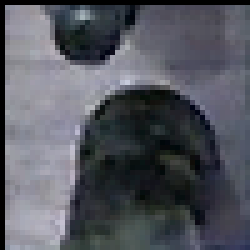
#> input picture chess_dataset/black_piece/square_0_5_3.png, 50 x 50 px (shown 5 times larger)
$ python -i preprocessing.py   (imports and definitions only)   (older library calls are emulated)
#> lines starting #> are read from the running program, lines starting #| are printed output that depends on the picture; after the words box and inside, x2 and y2 are one past the last pixel; in counts of white or black regions, pixels touching at a corner belong together
#> further down, picture is the input picture: shape (50, 50, 3); mean B, G, R 94.5, 86.2, 83.9
"""Shared preprocessing functions for chess-square vision models."""

import cv2
import numpy as np

IMG_SIZE = 64


def preprocess_square_baseline(square_img, img_size=IMG_SIZE, add_batch_dim=True):
    """Resize + normalize a square crop for baseline 3-channel models."""
    square_img = cv2.resize(square_img, (img_size, img_size))
    tensor = square_img.astype(np.float32) / 255.0
    if add_batch_dim:
        tensor = np.expand_dims(tensor, axis=0)
    return tensor


def preprocess_square_enhanced_v7(square_img, img_size=IMG_SIZE, add_batch_dim=True):
    """Build 5-channel tensor: BGR + center-masked edges + gradient magnitude."""
#> called with img_size = 64, add_batch_dim = True
    square_img = cv2.resize(square_img, (img_size, img_size))
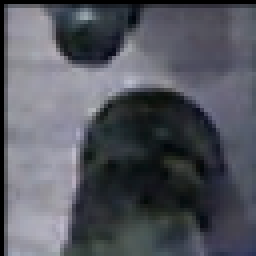
#> square_img: shape (64, 64, 3) (shown 4 times larger); mean of channels 0, 1, 2 94.2, 86, 83.6; drawn as B, G, R

    bgr = square_img.astype(np.float32) / 255.0
    gray = cv2.cvtColor(square_img, cv2.COLOR_BGR2GRAY)

    edges = cv2.Canny(gray, 100, 200).astype(np.float32) / 255.0
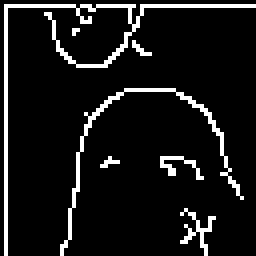
#> edges: shape (64, 64) float32 (shown 4 times larger); values 0 (black) and 1 (white), 8.8% white in thin lines or dots

    # Ignore board-line-heavy borders and focus on the center of each square.
    mask = np.ones_like(edges, dtype=np.float32)
    border = int(img_size * 0.15)
    mask[:border, :] = 0
    mask[-border:, :] = 0
    mask[:, :border] = 0
    mask[:, -border:] = 0
    edges = np.expand_dims(edges * mask, axis=-1)
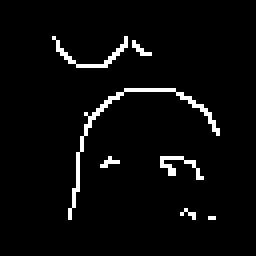
#> edges: shape (64, 64, 1) float32 (shown 4 times larger); values 0 (black) and 1 (white), 3.7% white in thin lines or dots, all inside (x1, y1, x2, y2) = (13, 9, 55, 55)

    sobelx = cv2.Sobel(gray, cv2.CV_64F, 1, 0, ksize=3)
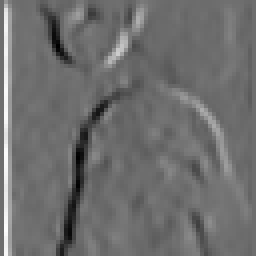
#> sobelx: shape (64, 64) float64 (shown 4 times larger); min -483, max 644, mean 4.6; drawn with min black and max white
    sobely = cv2.Sobel(gray, cv2.CV_64F, 0, 1, ksize=3)
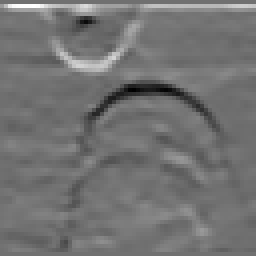
#> sobely: shape (64, 64) float64 (shown 4 times larger); min -477, max 600, mean 7.8; drawn with min black and max white
    gradient_mag = np.sqrt(sobelx**2 + sobely**2)
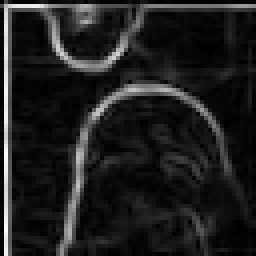
#> gradient_mag: shape (64, 64) float64 (shown 4 times larger); min 0, max 644.1, mean 79; drawn with min black and max white
    max_val = gradient_mag.max()
#> max_val = 644.1
    if max_val > 0:
        gradient_mag = (gradient_mag / max_val).astype(np.float32)
    else:
        gradient_mag = gradient_mag.astype(np.float32)
    gradient_mag = np.expand_dims(gradient_mag, axis=-1)

    tensor = np.concatenate([bgr, edges, gradient_mag], axis=-1)
    if add_batch_dim:
        tensor = np.expand_dims(tensor, axis=0)
    return tensor


PREPROCESSORS = {
    "baseline": preprocess_square_baseline,
    "enhanced_v7": preprocess_square_enhanced_v7,
}


def get_preprocessor(variant):
    """Return a preprocessing function by variant name."""
    try:
        return PREPROCESSORS[variant]
    except KeyError as exc:
        valid = ", ".join(sorted(PREPROCESSORS))
        raise ValueError(f"Unknown preprocessing variant '{variant}'. Valid options: {valid}") from exc

>>> import cv2
>>> picture = cv2.imread('../../chess_dataset/black_piece/square_0_5_3.png')
>>> result = preprocess_square_enhanced_v7(picture)

$ run again, on chess_dataset/black_piece/square_0_6_1.png
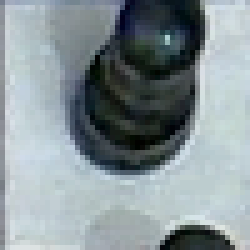
#> input picture chess_dataset/black_piece/square_0_6_1.png, 50 x 50 px (shown 5 times larger)
#> picture is the input picture: shape (50, 50, 3); mean B, G, R 151.3, 147.3, 135.4
#> in preprocess_square_enhanced_v7, `edges = cv2.Canny(gray, 100, 200).astype(np.float32) / 255.0`:
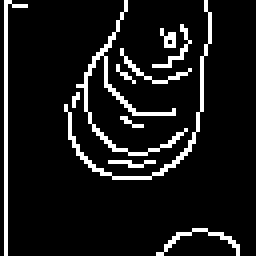
#> edges: shape (64, 64) float32 (shown 4 times larger); values 0 (black) and 1 (white), 9.4% white in thin lines or dots
#> in preprocess_square_enhanced_v7, `gradient_mag = np.sqrt(sobelx**2 + sobely**2)`:
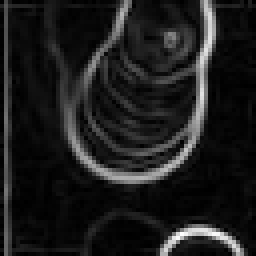
#> gradient_mag: shape (64, 64) float64 (shown 4 times larger); min 0, max 683.3, mean 78.7; drawn with min black and max white
#> max_val = 683.3

$ run again, on chess_dataset/black_piece/square_0_6_3.png
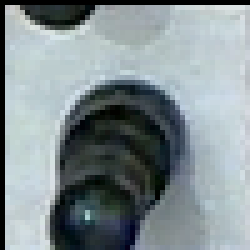
#> input picture chess_dataset/black_piece/square_0_6_3.png, 50 x 50 px (shown 5 times larger)
#> picture is the input picture: shape (50, 50, 3); mean B, G, R 145.7, 142, 130.5
#> in preprocess_square_enhanced_v7, `edges = cv2.Canny(gray, 100, 200).astype(np.float32) / 255.0`:
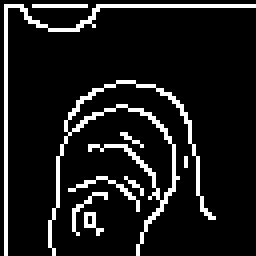
#> edges: shape (64, 64) float32 (shown 4 times larger); values 0 (black) and 1 (white), 10.6% white in thin lines or dots
#> in preprocess_square_enhanced_v7, `gradient_mag = np.sqrt(sobelx**2 + sobely**2)`:
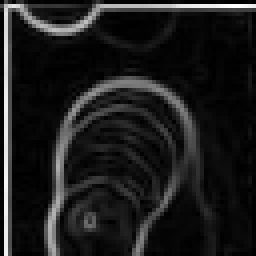
#> gradient_mag: shape (64, 64) float64 (shown 4 times larger); min 0, max 882, mean 99; drawn with min black and max white
#> max_val = 882

$ run again, on chess_dataset/black_piece/square_0_6_4.png
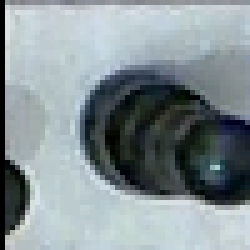
#> input picture chess_dataset/black_piece/square_0_6_4.png, 50 x 50 px (shown 5 times larger)
#> picture is the input picture: shape (50, 50, 3); mean B, G, R 148.6, 144.9, 133.3
#> in preprocess_square_enhanced_v7, `edges = cv2.Canny(gray, 100, 200).astype(np.float32) / 255.0`:
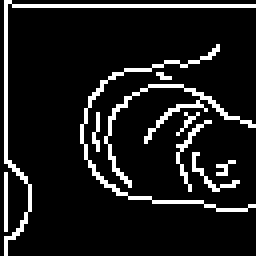
#> edges: shape (64, 64) float32 (shown 4 times larger); values 0 (black) and 1 (white), 10.6% white in thin lines or dots
#> in preprocess_square_enhanced_v7, `gradient_mag = np.sqrt(sobelx**2 + sobely**2)`:
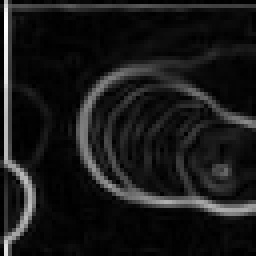
#> gradient_mag: shape (64, 64) float64 (shown 4 times larger); min 0, max 882, mean 87.8; drawn with min black and max white
#> max_val = 882
